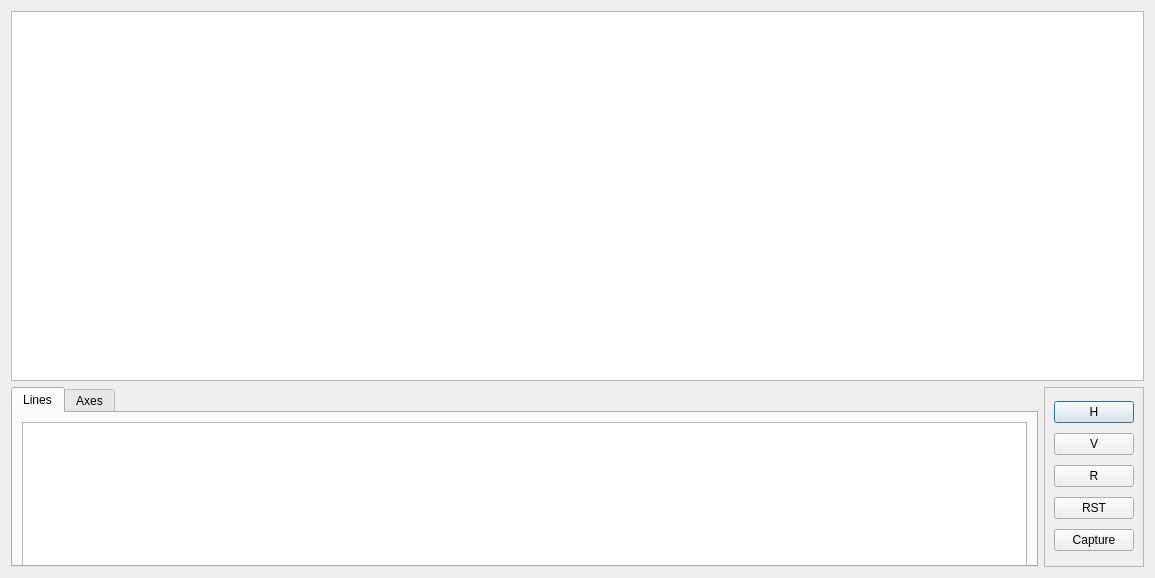
<?xml version="1.0" encoding="UTF-8"?>
<ui version="4.0">
 <class>chartView2</class>
 <widget class="QDialog" name="chartView2">
  <property name="geometry">
   <rect>
    <x>0</x>
    <y>0</y>
    <width>1155</width>
    <height>578</height>
   </rect>
  </property>
  <property name="windowTitle">
   <string>Dialog</string>
  </property>
  <layout class="QGridLayout" name="gridLayout">
   <item row="0" column="0" colspan="2">
    <widget class="snChartView" name="graphicsView"/>
   </item>
   <item row="1" column="0">
    <widget class="QTabWidget" name="tabWidget">
     <property name="maximumSize">
      <size>
       <width>16777215</width>
       <height>180</height>
      </size>
     </property>
     <property name="currentIndex">
      <number>0</number>
     </property>
     <widget class="QWidget" name="tab">
      <attribute name="title">
       <string>Lines</string>
      </attribute>
      <layout class="QHBoxLayout" name="horizontalLayout">
       <item>
        <widget class="QTableView" name="tableView">
         <property name="sizePolicy">
          <sizepolicy hsizetype="Expanding" vsizetype="Fixed">
           <horstretch>0</horstretch>
           <verstretch>0</verstretch>
          </sizepolicy>
         </property>
         <property name="minimumSize">
          <size>
           <width>0</width>
           <height>160</height>
          </size>
         </property>
         <property name="maximumSize">
          <size>
           <width>16777215</width>
           <height>160</height>
          </size>
         </property>
        </widget>
       </item>
      </layout>
     </widget>
     <widget class="QWidget" name="tab_2">
      <attribute name="title">
       <string>Axes</string>
      </attribute>
      <layout class="QHBoxLayout" name="horizontalLayout_2">
       <item>
        <widget class="QTableView" name="tableView_2">
         <property name="maximumSize">
          <size>
           <width>16777215</width>
           <height>160</height>
          </size>
         </property>
        </widget>
       </item>
      </layout>
     </widget>
    </widget>
   </item>
   <item row="1" column="1">
    <widget class="QFrame" name="frame_2">
     <property name="frameShape">
      <enum>QFrame::StyledPanel</enum>
     </property>
     <property name="frameShadow">
      <enum>QFrame::Raised</enum>
     </property>
     <layout class="QVBoxLayout" name="verticalLayout">
      <item>
       <widget class="QPushButton" name="pbHBand">
        <property name="text">
         <string>H</string>
        </property>
       </widget>
      </item>
      <item>
       <widget class="QPushButton" name="pbVBand">
        <property name="text">
         <string>V</string>
        </property>
       </widget>
      </item>
      <item>
       <widget class="QPushButton" name="pbRBand">
        <property name="text">
         <string>R</string>
        </property>
       </widget>
      </item>
      <item>
       <widget class="QPushButton" name="pbRstView">
        <property name="text">
         <string>RST</string>
        </property>
       </widget>
      </item>
      <item>
       <widget class="QPushButton" name="pbCapture">
        <property name="text">
         <string>Capture</string>
        </property>
       </widget>
      </item>
     </layout>
    </widget>
   </item>
  </layout>
 </widget>
 <customwidgets>
  <customwidget>
   <class>snChartView</class>
   <extends>QGraphicsView</extends>
   <header location="global">snchartview.h</header>
  </customwidget>
 </customwidgets>
 <resources/>
 <connections/>
</ui>
